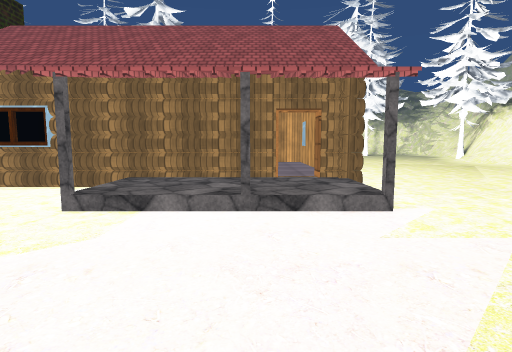
view 1 (above)

24 first-person views from a walk through a 3-D level made in the Unity game engine. The camera is 1.3 m above the floor, tilts 6° down and sees 80° across. Doors are open. The floor is counted in squares, 1 m on a side. Each view is taken from the middle of a square. On the plan, view 1 faces up. The plan holds only what a view shows up to about 14 squares ahead; the rest is blank. The place goes on beyond the plan. The player is left out. Some animated figures are not drawn. Some surface patterns are stand-ins.

view 2
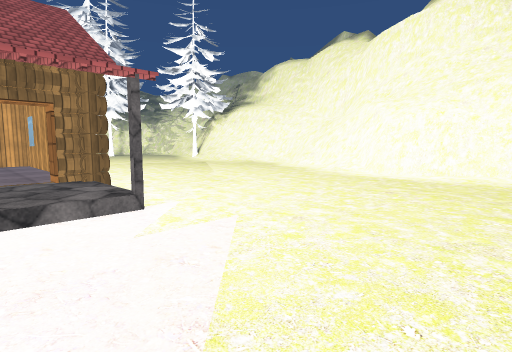

view 3
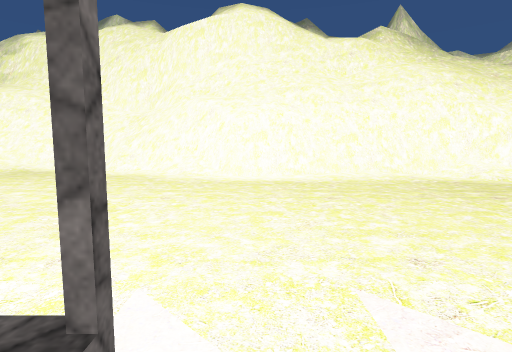

view 4
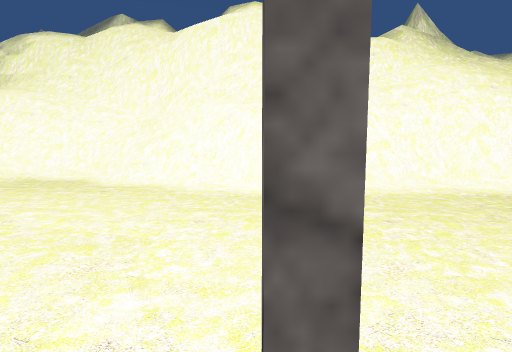

view 5
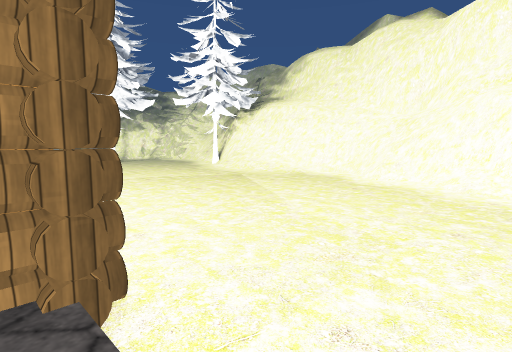

view 6
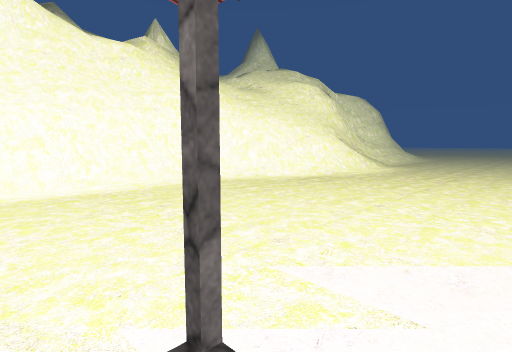

view 7
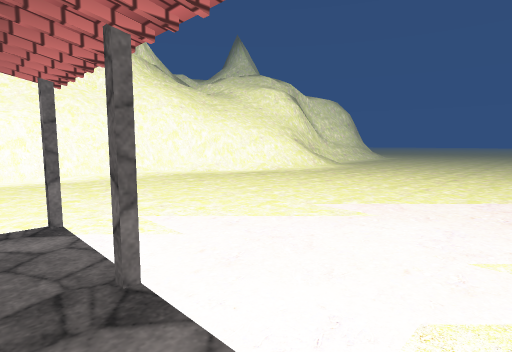

view 8
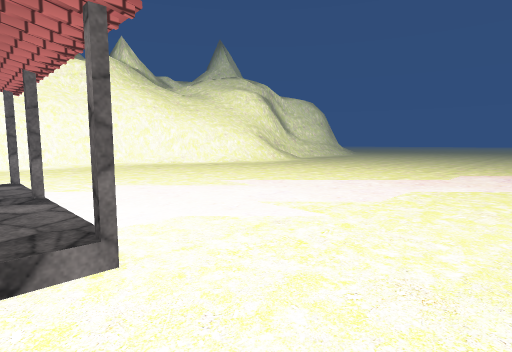

view 9
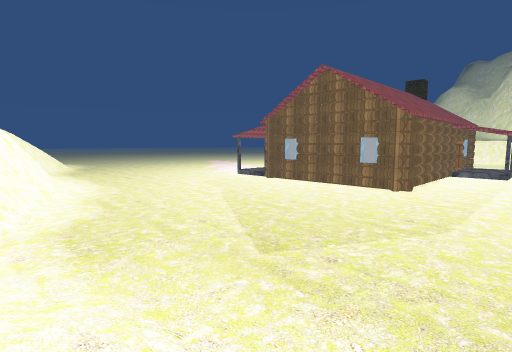

view 10
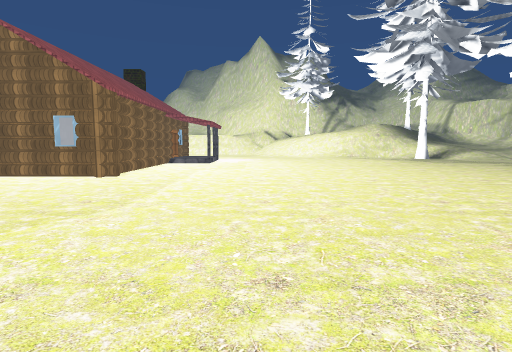

view 11
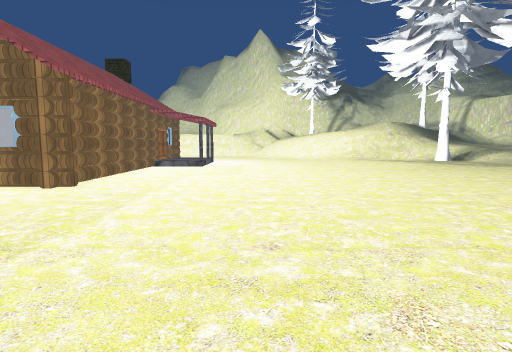

view 12
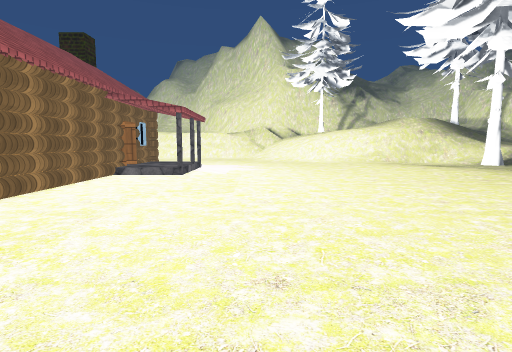

view 13
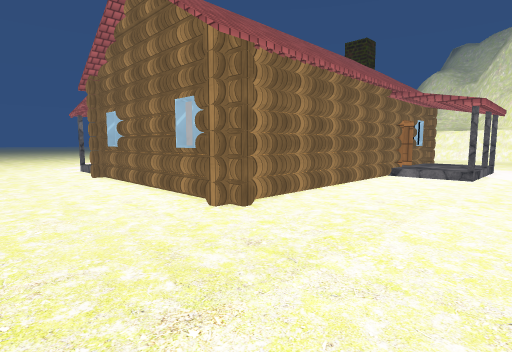

view 14
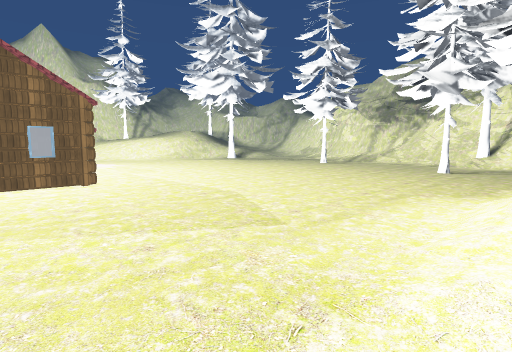

view 15
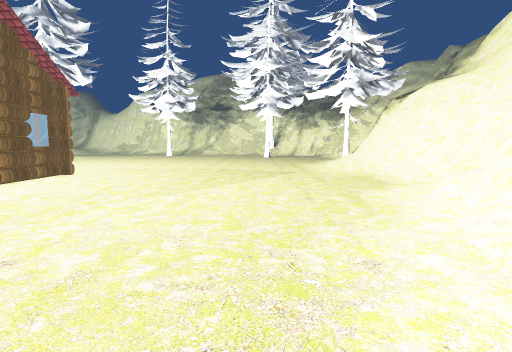

view 16
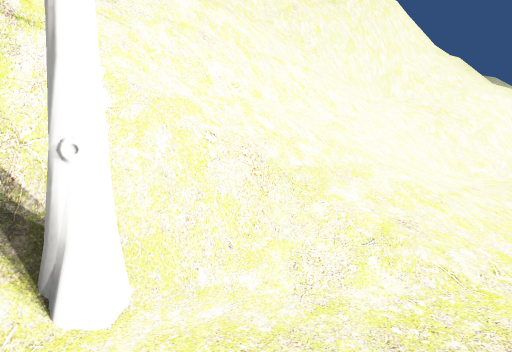

view 17
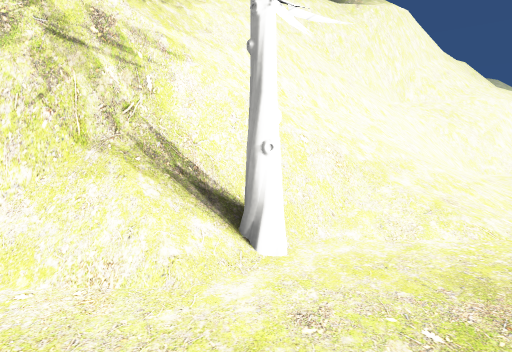

view 18
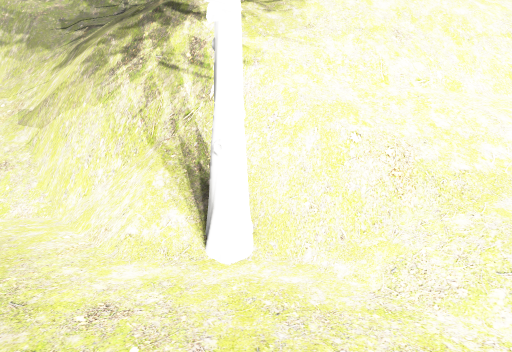

view 19
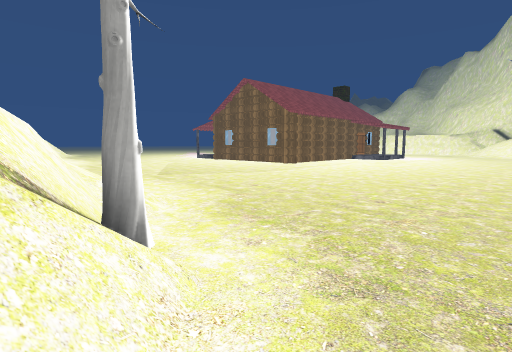

view 20
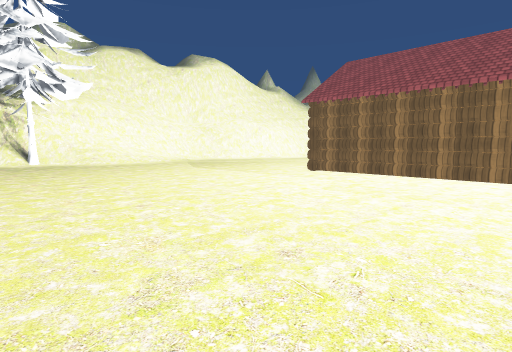

view 21
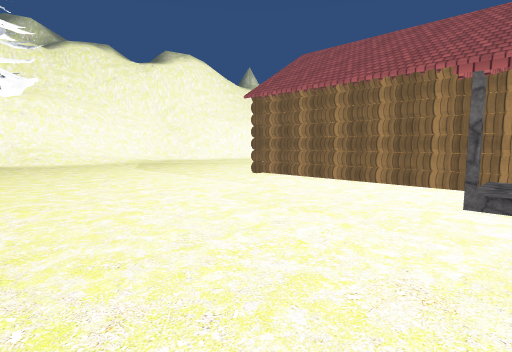

view 22
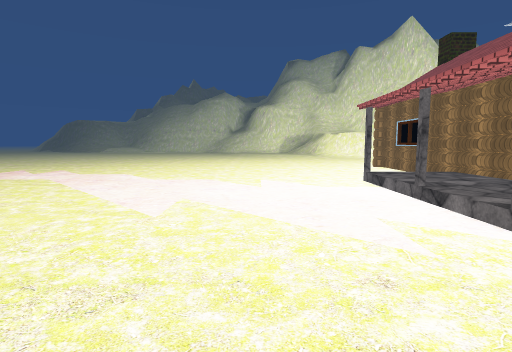

view 23
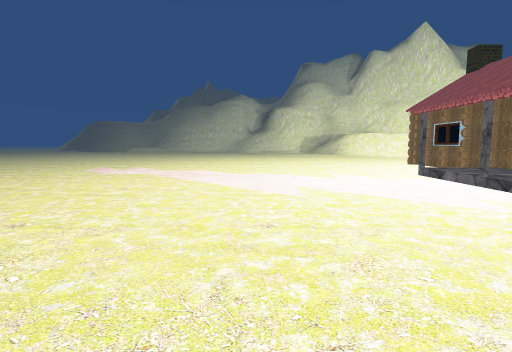

view 24
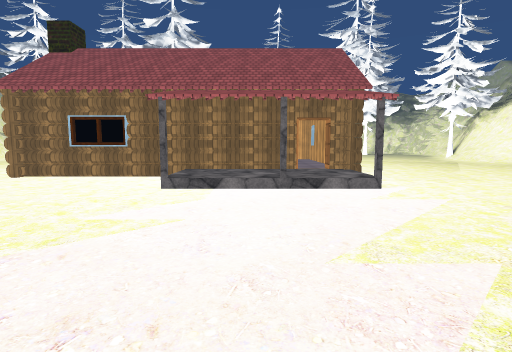

### Floor plan
Key: @ floor where view 1 was taken; # wall or solid block; . main floor; : floor 0.5 m higher than the main floor; + floor 2 m higher than the main floor; / step, stairs or slope; D open door; = window, fence, low wall or low ledge; ^ raised ledge; v drop or lower ground; O other object.
Columns run from 7 left of view 1 to 25 right of it. Each row starts with its distance up from view 1.
 30 ...............     .......##//
 29 ..........................##v//
 28 .........................###
 27 .........................O##
 26 ........................####
 25 ......................../#/#
 24 .......................////#v
 23 .......................////#v
 22 .......................////#v
 21 .......................////#v   =
 20 /#.....................////=   ##
 19 ::.....................////=/ =##
 18 ::.....................///////=##
 17 D##########............../////=#
 16          ##............../v///=#
 15           #..............#v///##
 14           #..............#v//=#
 13           #............./=//#^
 12           #............/////
 11           #............/#//
 10          ##............#v/
  9 ###########.........../#v//#
  8 .../::::::...........//#v//^
  7 .../::::::.........../=v/
  6 ...#///#//#..........#v/
  5 .....................#v////
  4 .....................#v////
  3 .....................#v///
  2 .....................#+v//
  1 .....................#vv
  0 .......@.............#v/
 -1 .....................#v/
 -2 .....................##/
 -3 ....................O##/
 -4 .................  .=#v/
 -5 ................    =v//
 -6 ...............      ///

Positions as (right, up) in squares from view 1, and headings:
1: (0, 0), facing up
2: (0, 0), facing up-right
3: (1, 5), facing right
4: (2, 6), facing right
5: (2, 6), facing up-right
6: (1, 7), facing down-right
7: (-3, 7), facing down-right
8: (-7, 7), facing down-right
9: (17, 22), facing down-left
10: (15, 23), facing left
11: (12, 23), facing left
12: (7, 23), facing left
13: (7, 22), facing down-left
14: (17, 13), facing up-left
15: (11, 4), facing up
16: (15, 27), facing down-right
17: (15, 29), facing down-right
18: (14, 26), facing right
19: (19, 30), facing down-left
20: (-6, 30), facing down-right
21: (-7, 27), facing down-right
22: (7, 2), facing left
23: (9, -1), facing left
24: (-1, -3), facing up
